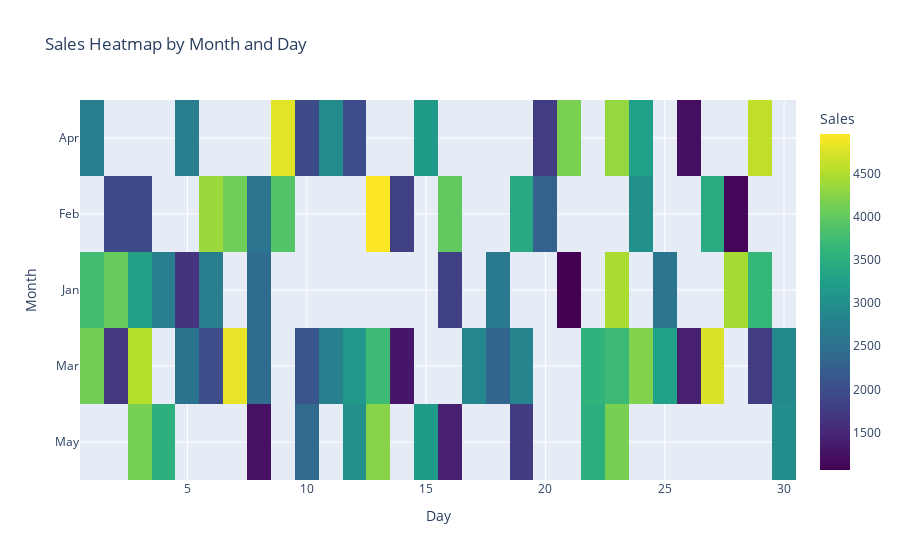

Notebook code for this chart:
### Markdown cell above
3. Using the sales data, generate a heatmap to visualize the variation in sales across different months and
days.

### Code cell
import numpy as np
import pandas as pd
import plotly.express as px

# Set random seed
np.random.seed(20)

# Create the DataFrame
data = {
    'Month': np.random.choice(['Jan', 'Feb', 'Mar', 'Apr', 'May'], 100),
    'Day': np.random.choice(range(1, 31), 100),
    'Sales': np.random.randint(1000, 5000, 100)
}
df = pd.DataFrame(data)

# Create the heatmap using Plotly Express
fig = px.imshow(df.pivot_table(values='Sales', index='Month', columns='Day'),
                 color_continuous_scale='Viridis',
                 labels=dict(x="Day", y="Month", color="Sales"),
                 title="Sales Heatmap by Month and Day")

# Show the plot
fig.show()

### Figure 1 — Plotly figure (JSON) as saved in the notebook; plotly's stock layout.template omitted (floating-point values rounded to 4 significant figures; data arrays with more than 128 entries replaced by an {"elided": "..."} marker saying what was removed)
{"data": [{"coloraxis": "coloraxis", "hovertemplate": "Day: %{x}<br>Month: %{y}<br>Sales: %{z}<extra></extra>", "name": "0", "type": "heatmap", "x": [1, 2, 3, 4, 5, 6, 7, 8, 9, 10, 11, 12, 13, 14, 15, 16, 17, 18, 19, 20, 21, 22, 23, 24, 25, 26, 27, 28, 29, 30], "xaxis": "x", "y": ["Apr", "Feb", "Jan", "Mar", "May"], "yaxis": "y", "z": {"elided": "5x30 float values"}}], "layout": {"autosize": true, "coloraxis": {"colorbar": {"title": {"text": "Sales"}}, "colorscale": [[0, "#440154"], [0.1111, "#482878"], [0.2222, "#3e4989"], [0.3333, "#31688e"], [0.4444, "#26828e"], [0.5556, "#1f9e89"], [0.6667, "#35b779"], [0.7778, "#6ece58"], [0.8889, "#b5de2b"], [1, "#fde725"]]}, "title": {"text": "Sales Heatmap by Month and Day"}, "xaxis": {"anchor": "y", "autorange": true, "constrain": "domain", "domain": [0, 1], "range": [0.5, 30.5], "scaleanchor": "y", "title": {"text": "Day"}, "type": "linear"}, "yaxis": {"anchor": "x", "autorange": true, "constrain": "domain", "domain": [0, 1], "range": [4.5, -0.5], "title": {"text": "Month"}, "type": "category"}}}
